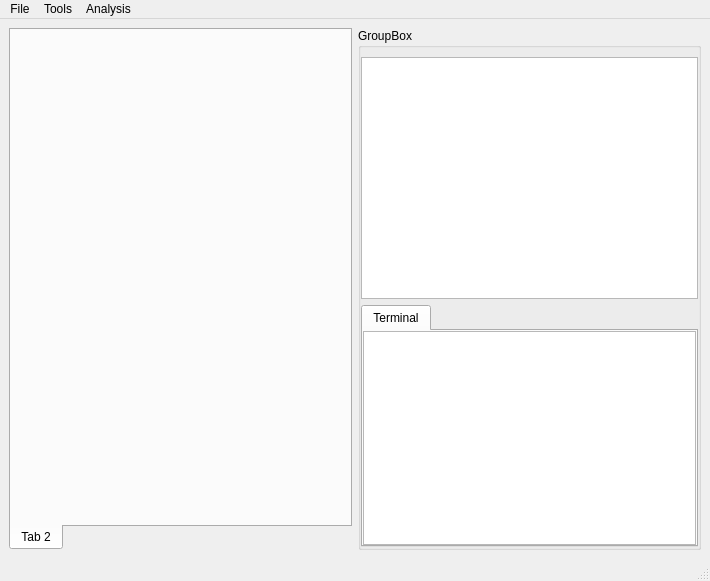
<?xml version="1.0" encoding="UTF-8"?>
<ui version="4.0">
 <class>MainWindow</class>
 <widget class="QMainWindow" name="MainWindow">
  <property name="geometry">
   <rect>
    <x>0</x>
    <y>0</y>
    <width>710</width>
    <height>581</height>
   </rect>
  </property>
  <property name="windowTitle">
   <string>MainWindow</string>
  </property>
  <widget class="QWidget" name="centralwidget">
   <layout class="QGridLayout" name="gridLayout">
    <item row="0" column="1">
     <widget class="QSplitter" name="splitter">
      <property name="sizePolicy">
       <sizepolicy hsizetype="Expanding" vsizetype="Preferred">
        <horstretch>0</horstretch>
        <verstretch>0</verstretch>
       </sizepolicy>
      </property>
      <property name="orientation">
       <enum>Qt::Horizontal</enum>
      </property>
      <widget class="QTabWidget" name="datasheet_tab">
       <property name="tabPosition">
        <enum>QTabWidget::South</enum>
       </property>
       <property name="elideMode">
        <enum>Qt::ElideNone</enum>
       </property>
       <property name="tabsClosable">
        <bool>false</bool>
       </property>
       <property name="movable">
        <bool>true</bool>
       </property>
       <widget class="QWidget" name="tab_2">
        <attribute name="title">
         <string>Tab 2</string>
        </attribute>
        <layout class="QGridLayout" name="tab_item_base">
         <property name="leftMargin">
          <number>0</number>
         </property>
         <property name="topMargin">
          <number>0</number>
         </property>
         <property name="rightMargin">
          <number>0</number>
         </property>
         <property name="bottomMargin">
          <number>0</number>
         </property>
         <property name="spacing">
          <number>0</number>
         </property>
        </layout>
       </widget>
      </widget>
     </widget>
    </item>
    <item row="0" column="2">
     <widget class="QGroupBox" name="groupBox">
      <property name="title">
       <string>GroupBox</string>
      </property>
      <layout class="QVBoxLayout" name="verticalLayout_2">
       <property name="leftMargin">
        <number>0</number>
       </property>
       <property name="rightMargin">
        <number>0</number>
       </property>
       <property name="bottomMargin">
        <number>0</number>
       </property>
       <item>
        <widget class="QTextEdit" name="textEdit"/>
       </item>
       <item>
        <widget class="QTabWidget" name="tool_box">
         <property name="currentIndex">
          <number>0</number>
         </property>
         <widget class="QWidget" name="terminal_tab">
          <attribute name="title">
           <string>Terminal</string>
          </attribute>
          <layout class="QGridLayout" name="gridLayout_2">
           <property name="leftMargin">
            <number>0</number>
           </property>
           <property name="topMargin">
            <number>0</number>
           </property>
           <property name="rightMargin">
            <number>0</number>
           </property>
           <property name="bottomMargin">
            <number>0</number>
           </property>
           <item row="0" column="0">
            <widget class="QTextEdit" name="terminal_text_box">
             <property name="readOnly">
              <bool>true</bool>
             </property>
            </widget>
           </item>
          </layout>
         </widget>
        </widget>
       </item>
      </layout>
     </widget>
    </item>
   </layout>
  </widget>
  <widget class="QMenuBar" name="menubar">
   <property name="geometry">
    <rect>
     <x>0</x>
     <y>0</y>
     <width>710</width>
     <height>26</height>
    </rect>
   </property>
   <widget class="QMenu" name="menuFile">
    <property name="title">
     <string>File</string>
    </property>
    <addaction name="action_file_new"/>
    <addaction name="separator"/>
    <addaction name="action_file_load"/>
    <addaction name="action_file_save"/>
    <addaction name="action_file_save_as"/>
    <addaction name="separator"/>
    <addaction name="action_file_quit"/>
   </widget>
   <widget class="QMenu" name="menuTools">
    <property name="title">
     <string>Tools</string>
    </property>
    <addaction name="actionRun_Scripts"/>
   </widget>
   <widget class="QMenu" name="menu">
    <property name="title">
     <string>Analysis</string>
    </property>
    <widget class="QMenu" name="menuDescriptive_Statistics">
     <property name="title">
      <string>Descriptive Statistics</string>
     </property>
     <addaction name="action_analysis_frequencyanalysis"/>
    </widget>
    <addaction name="menuDescriptive_Statistics"/>
   </widget>
   <addaction name="menuFile"/>
   <addaction name="menuTools"/>
   <addaction name="menu"/>
  </widget>
  <widget class="QStatusBar" name="status_bar"/>
  <action name="action_file_quit">
   <property name="text">
    <string>Quit</string>
   </property>
  </action>
  <action name="action_file_new">
   <property name="text">
    <string>&amp;New</string>
   </property>
   <property name="shortcut">
    <string>Ctrl+N</string>
   </property>
  </action>
  <action name="actionRun_Scripts">
   <property name="text">
    <string>Run Script</string>
   </property>
  </action>
  <action name="action_file_save_as">
   <property name="text">
    <string>Save as...</string>
   </property>
  </action>
  <action name="action_file_load">
   <property name="text">
    <string>Open</string>
   </property>
   <property name="shortcut">
    <string>Ctrl+O</string>
   </property>
  </action>
  <action name="action_analysis_frequencyanalysis">
   <property name="text">
    <string>Frequency Analysis</string>
   </property>
  </action>
  <action name="action_file_save">
   <property name="text">
    <string>Save</string>
   </property>
   <property name="shortcut">
    <string>Ctrl+S</string>
   </property>
  </action>
 </widget>
 <resources/>
 <connections/>
</ui>
